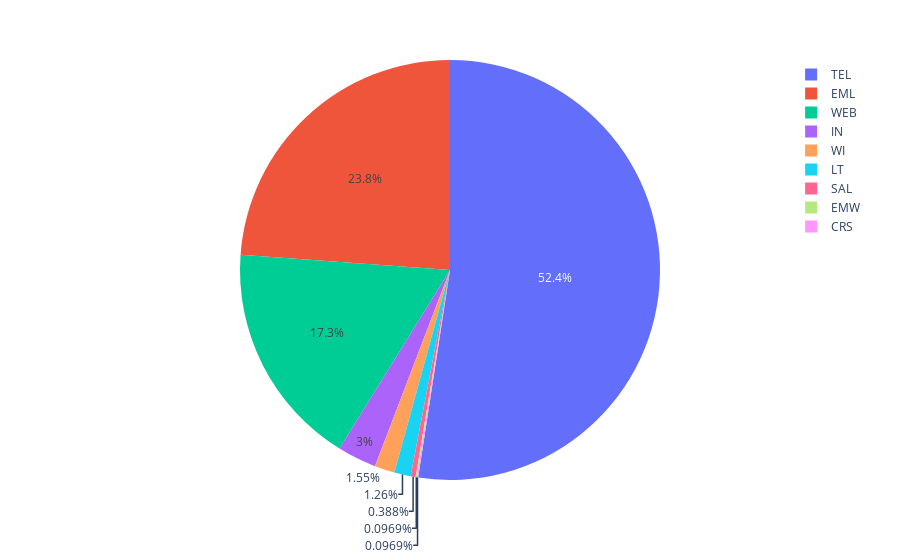

Write notebook code for a chart like this one.
### Code cell
fig = px.pie(data, names= 'channel')
fig.show()

### Figure 1 — Plotly figure (JSON) as saved in the notebook; plotly's stock layout.template omitted (floating-point values rounded to 4 significant figures; data arrays with more than 128 entries replaced by an {"elided": "..."} marker saying what was removed)
{"data": [{"domain": {"x": [0.0, 1.0], "y": [0.0, 1.0]}, "hovertemplate": "channel=%{label}<extra></extra>", "labels": {"elided": "1032 str values"}, "legendgroup": "", "name": "", "showlegend": true, "type": "pie"}], "layout": {"legend": {"tracegroupgap": 0}, "margin": {"t": 60}}}
